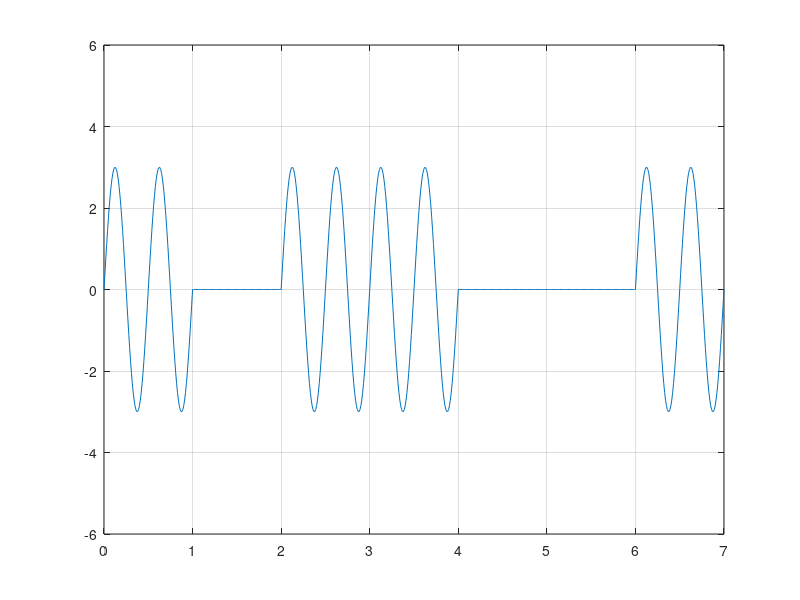

Recreate this plot in MATLAB.
clc; 
clear all;
close all; 
bits = [1 0 1 1 0 0 1];

bitrate = 1;

sampling_rate = 100;
sampling_time = 1/sampling_rate;

end_time = length(bits)/bitrate;
time = 0:sampling_time:end_time;

a = 3;  %Amplitude
f = 2; % Frequency
modulation = a*sin(2*pi*f*time);

index = 1;

for i = 1:length(time)
    if bits(index) == 0
        modulation(i) = 0;
    end
    if time(i)*bitrate >= index
        index = index+1;
    end
end

plot(time, modulation);
axis([0 end_time -2*a 2*a]);
grid on;

% Demodulation
index = 1;

for i = 1:size(modulation)
    if (modulation(i) ~= 0)
        demodultaion(index) = 1;
    else
        demodultaion(index) = 0;
    end
    if (time(i)*bitrate)>= index
        index = index+1;
    end
    end

disp(demodultaion);